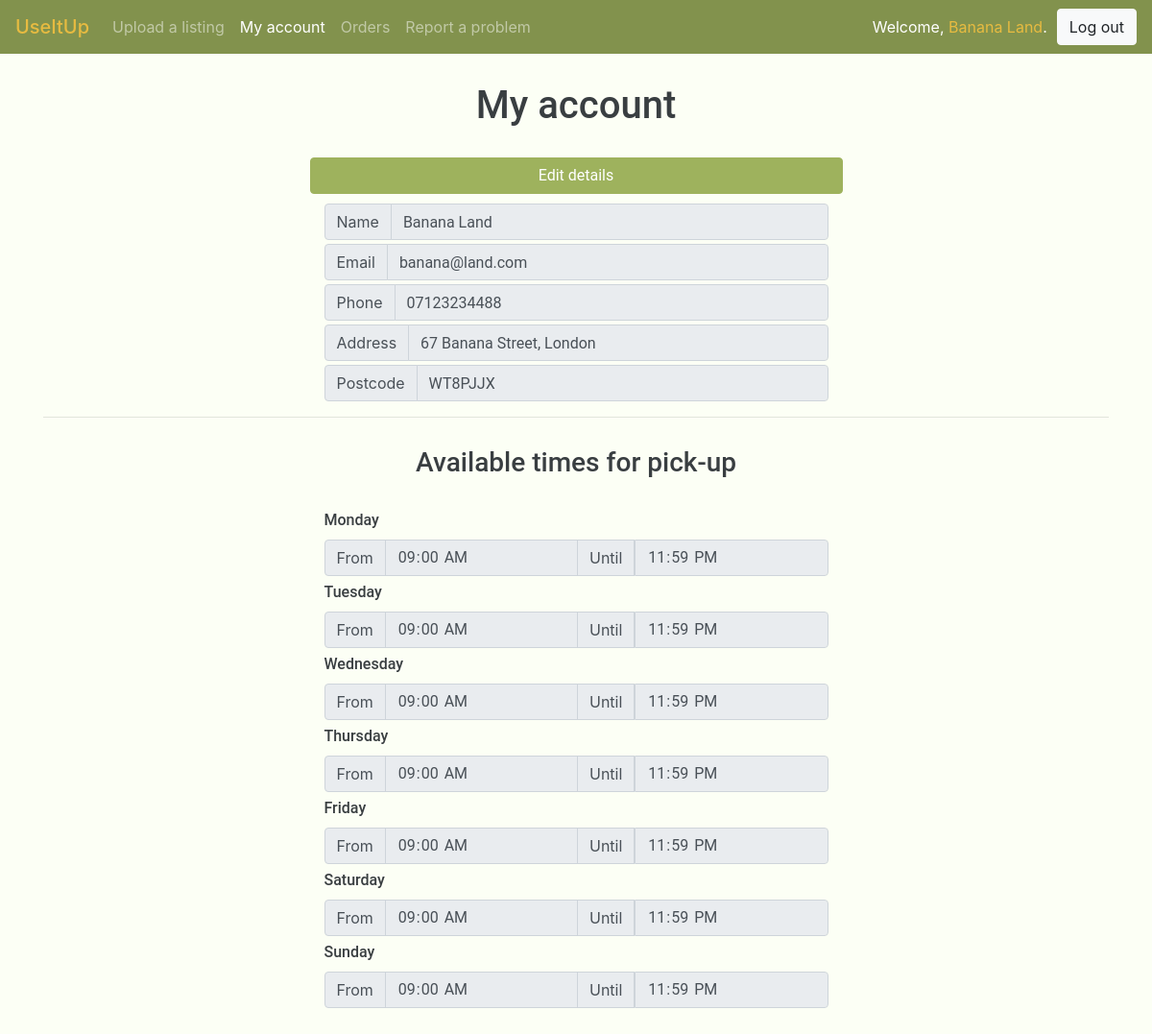
The app's page /my-account-restaurant.php (signed in) with its own data.
### tables this page shows
CREATE TABLE `restaurants` (
  `id` int(11) NOT NULL,
  `name` varchar(50) NOT NULL,
  `phone` varchar(12) NOT NULL,
  `email` varchar(100) NOT NULL,
  `address` varchar(100) NOT NULL,
  `postcode` varchar(10) NOT NULL,
  `password` varchar(100) NOT NULL,
  `monday_from` time DEFAULT NULL,
  `monday_until` time DEFAULT NULL,
  `tuesday_from` time DEFAULT NULL,
  `tuesday_until` time DEFAULT NULL,
  `wednesday_from` time DEFAULT NULL,
  `wednesday_until` time DEFAULT NULL,
  `thursday_from` time DEFAULT NULL,
  `thursday_until` time DEFAULT NULL,
  `friday_from` time DEFAULT NULL,
  `friday_until` time DEFAULT NULL,
  `saturday_from` time DEFAULT NULL,
  `saturday_until` time DEFAULT NULL,
  `sunday_from` time DEFAULT NULL,
  `sunday_until` time DEFAULT NULL
);

### Restaurants.php (called while the page is built, shortened)
<?php
class Restaurant
{
    function setRestaurantFromId($id) {
        include 'connection.php';
        $query = "SELECT * FROM restaurants WHERE id = ". $id;
        $result = mysqli_query($conn, $query);
        $result = $result->fetch_assoc();
        $this->name = $result['name'];
        $this->phone = $result['phone'];
        $this->email = $result['email'];
        $this->address = $result['address'];
        $this->postcode = $result['postcode'];
    }
}

### my-account-restaurant.php (the view, shortened to what this page needs)
<!DOCTYPE html>
<html lang="en">
<head>
    <link rel="stylesheet" href="https://cdnjs.cloudflare.com/ajax/libs/bootstrap-select/1.13.1/css/bootstrap-select.css" />
    <link href="https://stackpath.bootstrapcdn.com/bootstrap/4.2.1/css/bootstrap.min.css" rel="stylesheet">
    <link rel="stylesheet" href="https://cdnjs.cloudflare.com/ajax/libs/font-awesome/4.7.0/css/font-awesome.min.css">
    <link rel="stylesheet" href="styles.css">
</head>
<body>
<?php
include 'Restaurants.php';
if (empty($_SESSION)) {
    header( "location: Login.php" );
} elseif ($_SESSION['user_type'] == 'charity') {
    header("location: my-account-charity.php");
} elseif ($_SESSION['user_type'] == 'restaurant') {
    include 'navbar-restaurant.php';
} else {
    header( "location: Logout.php" );
}
$id = $_SESSION['id'];
$user = new Restaurant();
$user->setRestaurantFromId($id);
?>
<div class="container">
    <h1>My account</h1>
    <button type='button' class='btn-edit btn btn-primary btn-block col-sm-10 col-md-6 mx-auto' onclick='editrest();' id='editrest'>Edit details</button>
    <form method="post" action="edit-account.php" onsubmit="return checkexistinglistings();">
        <div class="col-sm-10 col-md-6 my-1 mx-auto">
            <div class="input-group">
                <div class="input-group-prepend">
                    <div class="input-group-text">Name</div>
                </div>
                <input type="text" class="form-control" placeholder="Name" name="name" id="name" value="<?php echo $user->name ?>" readonly>
            </div>
        </div>
        <div class="col-sm-10 col-md-6 my-1 mx-auto">
            <div class="input-group">
                <div class="input-group-prepend">
                    <div class="input-group-text">Email</div>
                </div>
                <input type="email" class="form-control" placeholder="Email" name="email" id="email" value="<?php echo $user->email ?>" readonly>
            </div>
        </div>
        <div class="col-sm-10 col-md-6 my-1 mx-auto">
            <div class="input-group">
                <div class="input-group-prepend">
                    <div class="input-group-text">Phone</div>
                </div>
                <input type="text" class="form-control" placeholder="Phone Number" name="phone" id="phone" value="<?php echo $user->phone ?>" readonly>
            </div>
        </div>
        <div class="col-sm-10 col-md-6 my-1 mx-auto">
            <div class="input-group">
                <div class="input-group-prepend">
                    <div class="input-group-text">Address</div>
                </div>
                <input type="text" class="form-control" placeholder="Address" name="address" id="address" value="<?php echo $user->address ?>" readonly>
            </div>
        </div>
        <div class="col-sm-10 col-md-6 my-1 mx-auto">
            <div class="input-group">
                <div class="input-group-prepend">
                    <div class="input-group-text">Postcode</div>
                </div>
                <input type="text" class="form-control" placeholder="Postcode" name="postcode" id="postcode" value="<?php echo $user->postcode ?>" readonly>
            </div>
        </div>
        <hr>
        <h3 class="details">Available times for pick-up</h3>
        <div id="hours">
            <?php
            $days = array('monday', 'tuesday', 'wednesday', 'thursday', 'friday', 'saturday', 'sunday');
            foreach ($days as $day) {
                if ($user->{$day . "_from"} != NULL) { ?>
                    <div class="col-sm-10 col-md-6 my-1 mx-auto">
                        <label for="<?php echo $day . "_from_display" ?>"><?php echo ucfirst($day) ?></label>
                        <div class="input-group">
                            <div class="input-group-prepend">
                                <div class="input-group-text">From</div>
                            </div>
                            <input type="time" class="form-control" id="<?php echo $day . "_from_display" ?>" name="<?php echo $day . "_from_display" ?>" value="<?php echo $user->{$day . "_from"} ?>" readonly >
                            <div class="input-group-append">
                                <div class="input-group-text">Until</div>
                            </div>
                            <input type="time" class="form-control" id="<?php echo $day . "_until_display" ?>" name="<?php echo $day . "_until_display" ?>" value="<?php echo $user->{$day . "_until"} ?>" readonly>
                        </div>
                    </div>
                <?php }
            }
            ?>
        </div>
    </form>
    <br>
</body>
</html>

### styles.css (style rules this page uses)
h1, h2, h3, h4, h5, h6, p, .card-header, .card-body, label, input, button { font-family: Roboto, sans-serif; color: #393e41; }
h1 { text-align: center; margin: 30px; }
.btn-primary { background-color: #9eb25d; border-color: #9eb25d; }
.details { text-align: center; margin: 30px; }
body { background-color: #fcfff5; }
label { font-weight: 500; }
.btn-edit { margin-bottom: 10px; }

### records on screen
restaurants: name "Banana Land", email "banana@land.com", phone "07123234488", address "67 Banana Street, London", postcode "WT8PJJX"

### other values on screen
$name "Banana Land"
$day "Monday"
$day "Tuesday"
$day "Wednesday"
$day "Thursday"
$day "Friday"
$day "Saturday"
$day "Sunday"
